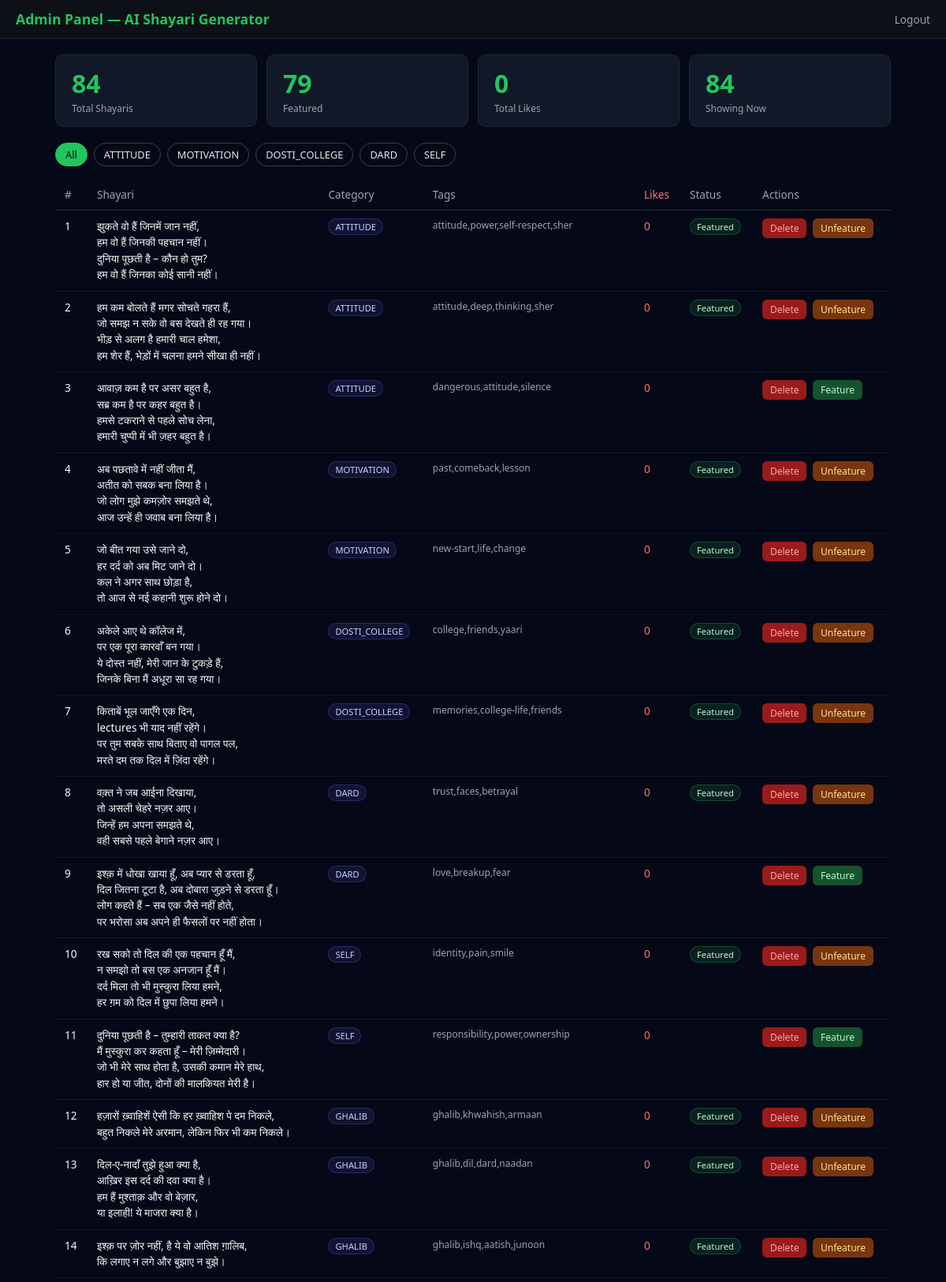
/admin.php (signed in, upper part), run on the app's committed database.
### tables this page shows
CREATE TABLE IF NOT EXISTS shayaris (
  id INT AUTO_INCREMENT PRIMARY KEY,
  text TEXT NOT NULL,
  category VARCHAR(50) NOT NULL,
  tags VARCHAR(200),
  is_featured TINYINT(1) DEFAULT 0,
  likes INT DEFAULT 0,
  poet VARCHAR(100) DEFAULT NULL,
  poet_era VARCHAR(50) DEFAULT NULL,
  created_at TIMESTAMP DEFAULT CURRENT_TIMESTAMP
);

### admin.php (the view, shortened to what this page needs)
<?php
require_once 'config.php';
$total     = $conn->query("SELECT COUNT(*) as c FROM shayaris")->fetch_assoc()['c'];
$featured  = $conn->query("SELECT COUNT(*) as c FROM shayaris WHERE is_featured=1")->fetch_assoc()['c'];
$totalLikes= $conn->query("SELECT COALESCE(SUM(likes),0) as c FROM shayaris")->fetch_assoc()['c'];
$catFilter = $_GET['cat'] ?? '';
$q = $catFilter ? "WHERE category='$catFilter'" : '';
$shayaris  = $conn->query("SELECT * FROM shayaris $q ORDER BY created_at DESC")->fetch_all(MYSQLI_ASSOC);
?>
<!DOCTYPE html>
<html lang="hi">
<head>
</head>
<body>
<div class="top">
    <h1>Admin Panel — AI Shayari Generator</h1>
    <form method="POST" style="display:inline">
        <button type="submit" style="background:none;border:none;color:#9ca3af;cursor:pointer;font-size:0.85rem">Logout</button>
    </form>
</div>
<div class="container">
    <div class="stats">
        <div class="stat"><div class="num"><?= $total ?></div><div class="lbl">Total Shayaris</div></div>
        <div class="stat"><div class="num"><?= $featured ?></div><div class="lbl">Featured</div></div>
        <div class="stat"><div class="num"><?= $totalLikes ?></div><div class="lbl">Total Likes</div></div>
        <div class="stat"><div class="num"><?= count($shayaris) ?></div><div class="lbl">Showing Now</div></div>
    </div>
    <div class="filters">
        <a href="admin.php" class="<?= !$catFilter ? 'active' : '' ?>">All</a>
        <?php foreach (['ATTITUDE','MOTIVATION','DOSTI_COLLEGE','DARD','SELF'] as $c): ?>
        <a href="admin.php?cat=<?= $c ?>" class="<?= $catFilter === $c ? 'active' : '' ?>"><?= $c ?></a>
        <?php endforeach; ?>
    </div>
    <table>
        <thead>
            <tr>
                <th>#</th>
                <th>Shayari</th>
                <th>Category</th>
                <th>Tags</th>
                <th class="likes">Likes</th>
                <th>Status</th>
                <th>Actions</th>
            </tr>
        </thead>
        <tbody>
        <?php foreach ($shayaris as $s): ?>
        <tr>
            <td><?= $s['id'] ?></td>
            <td><div class="shayari-text"><?= htmlspecialchars($s['text'], ENT_QUOTES, 'UTF-8') ?></div></td>
            <td><span class="badge cat"><?= htmlspecialchars($s['category']) ?></span></td>
            <td style="color:#9ca3af;font-size:0.75rem"><?= htmlspecialchars($s['tags'] ?? '') ?></td>
            <td class="likes"><?= $s['likes'] ?></td>
            <td><?= $s['is_featured'] ? '<span class="badge featured">Featured</span>' : '' ?></td>
            <td>
                <form method="POST" style="display:inline" onsubmit="return confirm('Delete karna chahte ho?')">
                    <button type="submit" class="btn-sm btn-del">Delete</button>
                </form>
                <?php if ($s['is_featured']): ?>
                <form method="POST" style="display:inline">
                    <button type="submit" class="btn-sm btn-unfeat">Unfeature</button>
                </form>
                <?php else: ?>
                <form method="POST" style="display:inline">
                    <button type="submit" class="btn-sm btn-feat">Feature</button>
                </form>
                <?php endif; ?>
            </td>
        </tr>
        <?php endforeach; ?>
        </tbody>
    </table>
</div>
</body>
</html>

### admin.php (style rules this page uses)
* { margin:0;padding:0;box-sizing:border-box;font-family:'Segoe UI',system-ui,sans-serif }
body { background:#050816;color:#f9fafb;min-height:100vh }
.top { background:#0d1117;border-bottom:1px solid #1f2937;padding:12px 20px;display:flex;justify-content:space-between;align-items:center }
.top h1 { font-size:1.1rem;color:#22c55e }
.container { max-width:1100px;margin:0 auto;padding:20px }
.stats { display:flex;gap:12px;flex-wrap:wrap;margin-bottom:20px }
.stat { background:#111827;border:1px solid #1f2937;border-radius:10px;padding:14px 20px;flex:1;min-width:120px }
.stat .num { font-size:2rem;font-weight:700;color:#22c55e }
.stat .lbl { font-size:0.75rem;color:#9ca3af;margin-top:2px }
.filters { display:flex;gap:8px;flex-wrap:wrap;margin-bottom:16px }
.filters a { padding:5px 12px;border-radius:999px;border:1px solid #374151;color:#e5e7eb;font-size:0.8rem;text-decoration:none }
.filters a.active,.filters a:hover { background:#22c55e;border-color:#22c55e;color:#020617 }
table { width:100%;border-collapse:collapse;font-size:0.85rem }
th { text-align:left;padding:10px 12px;border-bottom:1px solid #1f2937;color:#9ca3af;font-weight:500 }
td { padding:10px 12px;border-bottom:1px solid #111827;vertical-align:top }
.shayari-text { white-space:pre-line;max-width:400px;line-height:1.5 }
.badge { display:inline-block;padding:2px 8px;border-radius:999px;font-size:0.7rem }
.badge.featured { background:#22c55e22;color:#bbf7d0;border:1px solid #22c55e44 }
.badge.cat { background:#6366f122;color:#c7d2fe;border:1px solid #6366f144 }
.btn-sm { padding:4px 10px;border-radius:6px;border:none;font-size:0.75rem;cursor:pointer;margin-right:4px }
.btn-del { background:#991b1b;color:#fca5a5 }
.btn-feat { background:#14532d;color:#bbf7d0 }
.btn-unfeat { background:#78350f;color:#fde68a }
.likes { color:#f87171;font-size:0.85rem }

### data on the page
shayaris: id "1", text "झुकते वो हैं जिनमें जान नहीं, हम वो हैं जिनकी पहचान नहीं। दुनिया पूछती है – कौन हो तुम? हम वो हैं जिनका कोई सानी नहीं।", category "ATTITUDE", tags "attitude,power,self-respect,sher", likes "0", is_featured "Featured"
shayaris: id "2", text "हम कम बोलते हैं मगर सोचते गहरा हैं, जो समझ न सके वो बस देखते ही रह गया। भीड़ से अलग है हमारी चाल हमेशा, हम शेर हैं, भेड़ों में चलना हमने सीखा ही नहीं।", category "ATTITUDE", tags "attitude,deep,thinking,sher", likes "0", is_featured "Featured"
shayaris: id "3", text "आवाज़ कम है पर असर बहुत है, सब्र कम है पर कहर बहुत है। हमसे टकराने से पहले सोच लेना, हमारी चुप्पी में भी ज़हर बहुत है।", category "ATTITUDE", tags "dangerous,attitude,silence", likes "0"
shayaris: id "4", text "अब पछतावे में नहीं जीता मैं, अतीत को सबक बना लिया है। जो लोग मुझे कमज़ोर समझते थे, आज उन्हें ही जवाब बना लिया है।", category "MOTIVATION", tags "past,comeback,lesson", likes "0", is_featured "Featured"
shayaris: id "5", text "जो बीत गया उसे जाने दो, हर दर्द को अब मिट जाने दो। कल ने अगर साथ छोड़ा है, तो आज से नई कहानी शुरू होने दो।", category "MOTIVATION", tags "new-start,life,change", likes "0", is_featured "Featured"
shayaris: id "6", text "अकेले आए थे कॉलेज में, पर एक पूरा कारवाँ बन गया। ये दोस्त नहीं, मेरी जान के टुकड़े हैं, जिनके बिना मैं अधूरा सा रह गया।", category "DOSTI_COLLEGE", tags "college,friends,yaari", likes "0", is_featured "Featured"
shayaris: id "7", text "किताबें भूल जाएँगे एक दिन, lectures भी याद नहीं रहेंगे। पर तुम सबके साथ बिताए वो पागल पल, मरते दम तक दिल में ज़िंदा रहेंगे।", category "DOSTI_COLLEGE", tags "memories,college-life,friends", likes "0", is_featured "Featured"
shayaris: id "8", text "वक़्त ने जब आईना दिखाया, तो असली चेहरे नज़र आए। जिन्हें हम अपना समझते थे, वही सबसे पहले बेगाने नज़र आए।", category "DARD", tags "trust,faces,betrayal", likes "0", is_featured "Featured"
shayaris: id "9", text "इश्क़ में धोखा खाया हूँ, अब प्यार से डरता हूँ, दिल जितना टूटा है, अब दोबारा जुड़ने से डरता हूँ। लोग कहते हैं – सब एक जैसे नहीं होते, पर भरोसा अब अपने ही फैसलों पर नहीं होता।", category "DARD", tags "love,breakup,fear", likes "0"
shayaris: id "10", text "रख सको तो दिल की एक पहचान हूँ मैं, न समझो तो बस एक अनजान हूँ मैं। दर्द मिला तो भी मुस्कुरा लिया हमने, हर ग़म को दिल में छुपा लिया हमने।", category "SELF", tags "identity,pain,smile", likes "0", is_featured "Featured"
shayaris: id "11", text "दुनिया पूछती है – तुम्हारी ताकत क्या है? मैं मुस्कुरा कर कहता हूँ – मेरी ज़िम्मेदारी। जो भी मेरे साथ होता है, उसकी कमान मेरे हाथ, हार हो या जीत, दोनों की मालकियत मेरी है।", category "SELF", tags "responsibility,power,ownership", likes "0"
shayaris: id "12", text "हज़ारों ख़्वाहिशें ऐसी कि हर ख़्वाहिश पे दम निकले, बहुत निकले मेरे अरमान, लेकिन फिर भी कम निकले।", category "GHALIB", tags "ghalib,khwahish,armaan", likes "0", is_featured "Featured"
shayaris: id "13", text "दिल-ए-नादाँ तुझे हुआ क्या है, आख़िर इस दर्द की दवा क्या है। हम हैं मुश्ताक़ और वो बेज़ार, या इलाही! ये माजरा क्या है।", category "GHALIB", tags "ghalib,dil,dard,naadan", likes "0", is_featured "Featured"
shayaris: id "14", text "इश्क़ पर ज़ोर नहीं, है ये वो आतिश ग़ालिब, कि लगाए न लगे और बुझाए न बुझे।", category "GHALIB", tags "ghalib,ishq,aatish,junoon", likes "0", is_featured "Featured"

### other printed values
$total "84"
$featured "79"
$totalLikes "0"
count($shayaris) "84"
$c "ATTITUDE"
$c "MOTIVATION"
$c "DOSTI_COLLEGE"
$c "DARD"
$c "SELF"
